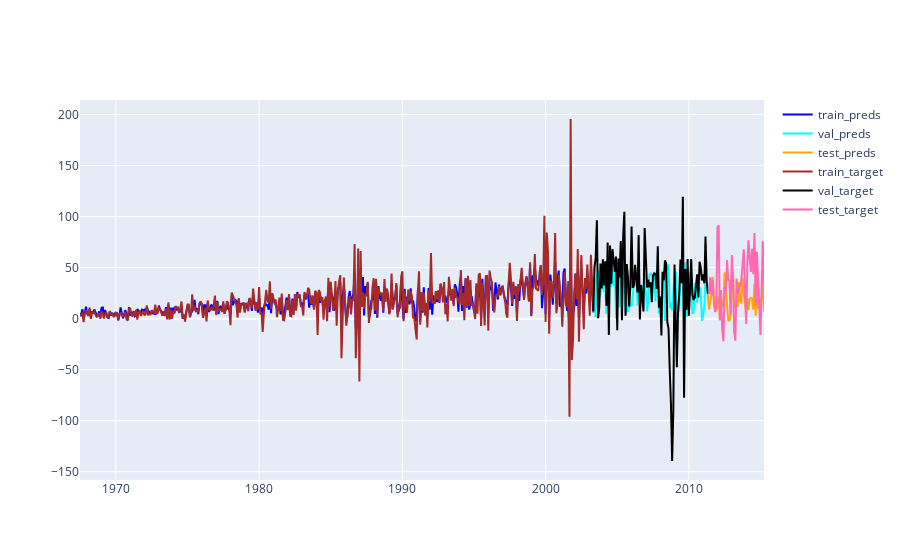

This figure's notebook cell:
### Code cell
from sklearn import svm
import xgboost as xgb
#mModel = xgb.XGBRegressor()
#mModel = RandomForestRegressor(**best_params_random)
mModel = lgb.LGBMRegressor(**best_params_lgbm)
from sklearn.linear_model import LinearRegression
#mModel = LinearRegression()
#mModel = svm.SVR()
mModel.fit(X_train, y_train)

train_preds = (pd.DataFrame(mModel.predict(X_train), index=y_train.index))
val_preds =  (pd.DataFrame(mModel.predict(X_val), index=y_val.index))
test_preds =  (pd.DataFrame(mModel.predict(X_test), index=y_test.index))
from sklearn.metrics import mean_absolute_error as mae
from sklearn.metrics import mean_squared_error as mse

print(f"naive_train_RMSE: {mse(y_train, y_train.shift(1).bfill())**0.5}")
print(f"naive_val_RMSE: {mse(y_val, y_val.shift(1).bfill())**0.5}")
print(f"naive_test_RMSE: {mse(y_test, y_test.shift(1).bfill())**0.5}")
print(f"train_RMSE: {mse(train_preds, y_train)**0.5}")
print(f"train_MAE: {mae(train_preds, y_train)}")
print(f"val_RMSE: {mse(val_preds, y_val)**0.5}")
print(f"val_MAE: {mae(val_preds, y_val)}")
print(f"test_RMSE: {mse(test_preds, y_test)**0.5}")
print(f"test_MAE: {mae(test_preds, y_test)}")

import plotly.io as pio
import plotly.graph_objects as go

fig = go.Figure()
fig.add_trace(
    go.Scatter(x=train_preds.index, y=train_preds[0],  name="train_preds", line=dict(color='blue'))
)

fig.add_trace(
    go.Scatter(x=val_preds.index, y=val_preds[0],  name="val_preds", line=dict(color='cyan'))
)
fig.add_trace(
    go.Scatter(x=test_preds.index, y=test_preds[0],  name="test_preds", line=dict(color='orange'))
)
fig.add_trace(
    go.Scatter(x=pd.DataFrame(y_train).index, y=pd.DataFrame(y_train)["pce_diff_1"],  name="train_target", line=dict(color='brown'))
)
fig.add_trace(
    go.Scatter(x=pd.DataFrame(y_val).index, y=pd.DataFrame(y_val)["pce_diff_1"],  name="val_target", line=dict(color='black'))
)
fig.add_trace(
    go.Scatter(x=pd.DataFrame(y_test).index, y=pd.DataFrame(y_test)["pce_diff_1"],  name="test_target", line=dict(color='hotpink'))
)
fig.update_layout(height=600)
fig.show()
